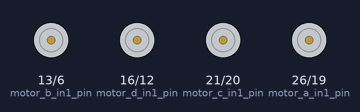
Bench run of a program on a simulated Raspberry Pi (BCM pin numbers). On the bench: motor-driver pin pairs drawn as motors (green arrow = first pin HIGH = forward, orange = second pin HIGH = backward, longer = more drive).

Above: at 0.5 s.
At 2.5 s:
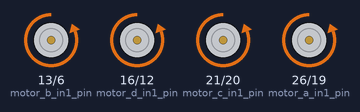
At 3.5 s:
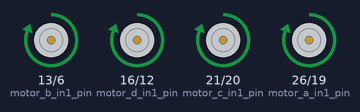
Timing chart, 0 to 4.6 s (numbered marks = the images above):
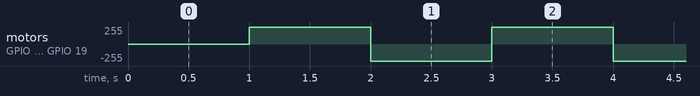

The program:

Motor.py
```python
#!/usr/bin/python
# -*- coding:utf-8 -*-
import RPi.GPIO as GPIO
import time

# 对使用的GPIO端口进行初始化
motor_a_in1_pin = 26
motor_a_in2_pin = 19
motor_b_in1_pin = 13
motor_b_in2_pin = 6

motor_c_in1_pin = 21
motor_c_in2_pin = 20
motor_d_in1_pin = 16
motor_d_in2_pin = 12

GPIO.setwarnings(False)  # 模块内置功能，一般要加上
GPIO.setmode(GPIO.BCM)  # 设置GPIO引脚为BCM编码模式
GPIO.setup(motor_a_in1_pin, GPIO.OUT)  # 设置该端口为输出模式
GPIO.setup(motor_a_in2_pin, GPIO.OUT)  # 设置该端口为输出模式
GPIO.setup(motor_b_in1_pin, GPIO.OUT)  # 设置该端口为输出模式
GPIO.setup(motor_b_in2_pin, GPIO.OUT)  # 设置该端口为输出模式
GPIO.setup(motor_c_in1_pin, GPIO.OUT)  # 设置该端口为输出模式
GPIO.setup(motor_c_in2_pin, GPIO.OUT)  # 设置该端口为输出模式
GPIO.setup(motor_d_in1_pin, GPIO.OUT)  # 设置该端口为输出模式
GPIO.setup(motor_d_in2_pin, GPIO.OUT)  # 设置该端口为输出模式


count = 0
while True:
    time.sleep(1)
    GPIO.output(motor_a_in1_pin, GPIO.HIGH)
    GPIO.output(motor_a_in2_pin, GPIO.LOW)
    GPIO.output(motor_b_in1_pin, GPIO.HIGH)
    GPIO.output(motor_b_in2_pin, GPIO.LOW)
    GPIO.output(motor_c_in1_pin, GPIO.HIGH)
    GPIO.output(motor_c_in2_pin, GPIO.LOW)
    GPIO.output(motor_d_in1_pin, GPIO.HIGH)
    GPIO.output(motor_d_in2_pin, GPIO.LOW)


    time.sleep(1)
    GPIO.output(motor_a_in1_pin, GPIO.LOW)
    GPIO.output(motor_a_in2_pin, GPIO.HIGH)
    GPIO.output(motor_b_in1_pin, GPIO.LOW)
    GPIO.output(motor_b_in2_pin, GPIO.HIGH)
    GPIO.output(motor_c_in1_pin, GPIO.LOW)
    GPIO.output(motor_c_in2_pin, GPIO.HIGH)
    GPIO.output(motor_d_in1_pin, GPIO.LOW)
    GPIO.output(motor_d_in2_pin, GPIO.HIGH)
```

Measured:
- by itself, motor on GPIO 13 (motor_b_in1_pin) / GPIO 6 (motor_b_in2_pin), motor on GPIO 16 (motor_d_in1_pin) / GPIO 12 (motor_d_in2_pin), motor on GPIO 21 (motor_c_in1_pin) / GPIO 20 (motor_c_in2_pin), motor on GPIO 26 (motor_a_in1_pin) / GPIO 19 (motor_a_in2_pin): alternates forward 255/255 for 1.0 s and backward 255/255 for 1.0 s
